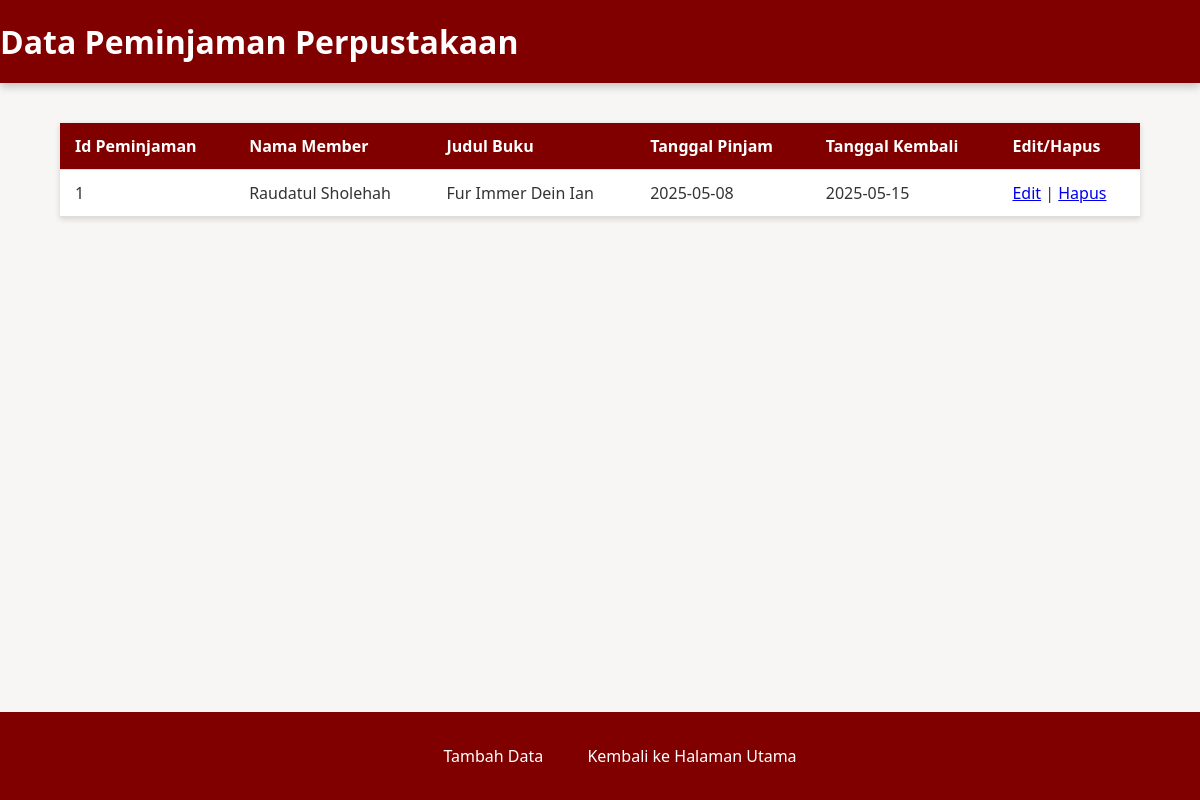
The app's page /Peminjaman.php with its own data.
### tables this page shows
CREATE TABLE `peminjaman` (
  `id_peminjaman` int(11) NOT NULL,
  `id_member` int(11) NOT NULL,
  `id_buku` int(11) NOT NULL,
  `tgl_pinjam` date DEFAULT NULL,
  `tgl_kembali` date DEFAULT NULL
);

CREATE TABLE `member` (
  `id_member` int(11) NOT NULL,
  `nama_member` varchar(250) NOT NULL,
  `nomor_member` varchar(15) DEFAULT NULL,
  `alamat` text DEFAULT NULL,
  `tgl_mendaftar` datetime DEFAULT current_timestamp(),
  `tgl_terakhir_bayar` date DEFAULT NULL
);

CREATE TABLE `buku` (
  `id_buku` int(11) NOT NULL,
  `judul_buku` varchar(500) NOT NULL,
  `penulis` varchar(500) DEFAULT NULL,
  `penerbit` varchar(250) DEFAULT NULL,
  `tahun_terbit` int(11) DEFAULT NULL
);

### Koneksi.php (called while the page is built)
<?php
function Koneksi()
{
    try {
        $pdo_conn = new PDO(
            'mysql:host=localhost;dbname=prak501',
            'root',
            '',
            array(PDO::ATTR_ERRMODE, PDO::ERRMODE_EXCEPTION, PDO::ATTR_PERSISTENT => true)
        );
    } catch (PDOException $e) {
        print "Koneksi atau query sedang bermasalah: " . $e->getMessage() . "<br/>";
        die();
    }
    return $pdo_conn;
}

### Model.php (the view, shortened to what this page needs)
<?php
require('./Koneksi.php');
function GetAllData($tabel)
{
    if ($tabel === 'peminjaman') {
        $sql = "SELECT p.id_peminjaman, m.nama_member, b.judul_buku, p.tgl_pinjam, p.tgl_kembali
                FROM peminjaman p
                JOIN member m ON p.id_member = m.id_member
                JOIN buku b ON p.id_buku = b.id_buku";
    } else {
        $sql = "SELECT * FROM $tabel";
    }
    $statement = Koneksi()->query($sql);
    $alldata = $statement->fetchAll(PDO::FETCH_ASSOC);
    if (!empty($alldata)) {
        foreach ($alldata as $value) {
            echo "<tr>";
            foreach ($value as $val) {
                echo "<td>" . htmlspecialchars($val) . "</td>";
            }
            $id_key = 'id_' . $tabel;
            if ($tabel === 'peminjaman') $id_key = 'id_peminjaman';
            echo "<td>";
            echo "<a href='Form" . ucfirst($tabel) . ".php?$id_key=" . $value[$id_key] . "'>Edit</a> | ";
            echo "<a href='" . ucfirst($tabel) . ".php?$id_key=" . $value[$id_key] . "' onclick=\"return confirm('Yakin Hapus?')\">Hapus</a>";
            echo "</td>";
            echo "</tr>";
        }
    }
}

### Peminjaman.php (style rules this page uses)
:root { --header-bg-color: #800000; --button-bg-color: #800000; --button-hover-color: #5c0000; --main-bg-color: #f8f6f4; --text-color: #ffffff; --table-bg-color: #fff; --table-border-color: #ddd; }
body { font-family: 'Segoe UI', Tahoma, Geneva, Verdana, sans-serif; background-color: var(--main-bg-color); margin: 0; padding: 0; color: #333; }
th, td { padding: 12px 15px; text-align: left; border-bottom: 1px solid var(--table-border-color); }

### records on screen
peminjaman: id_peminjaman "1", id_member.nama_member "Raudatul Sholehah", id_buku.judul_buku "Fur Immer Dein Ian", tgl_pinjam "2025-05-08", tgl_kembali "2025-05-15"
